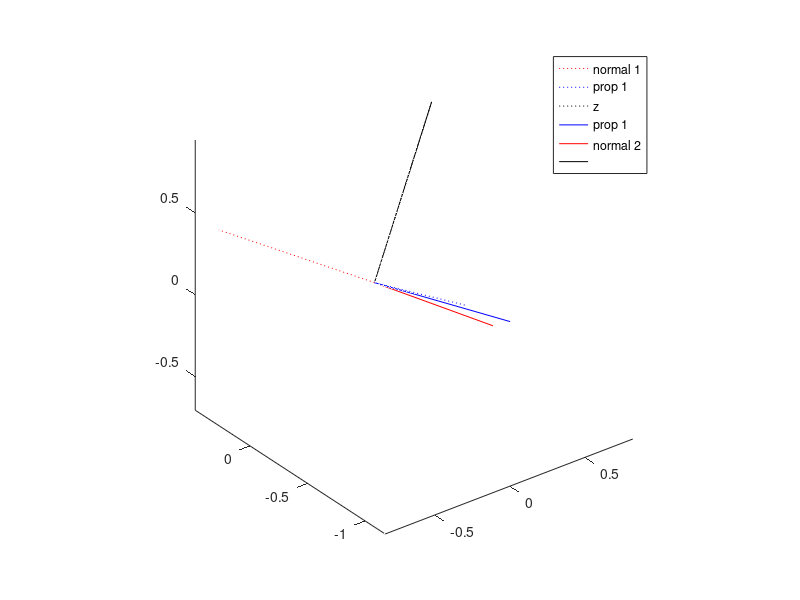
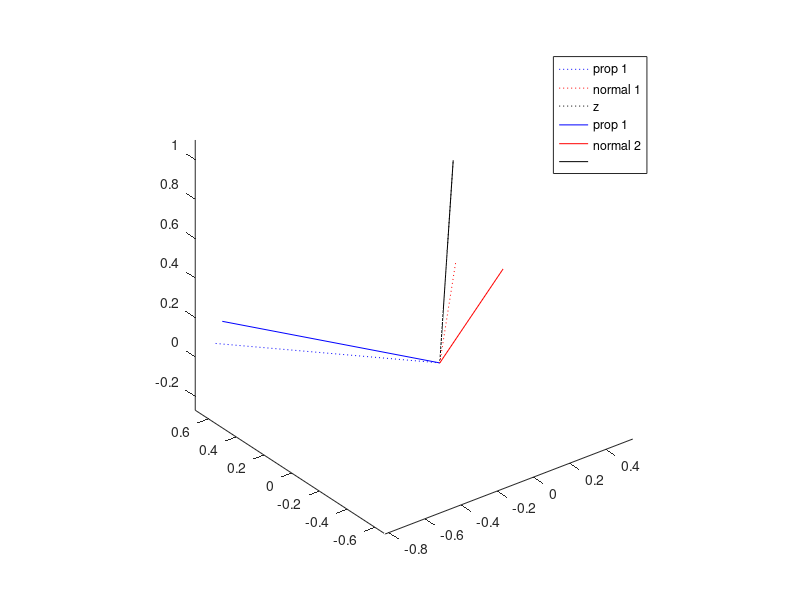

These figures' MATLAB source, in order:
figure;
r=[1 0 0];
b=[0 0 1];
k=[0 0 0];
% normal along y
plot3([0 -0.83],[0 0.27],[0 0.49],'color',r,'linestyle',':'); hold(gca,'on')
plot3([0 -0.11],[0 -0.94],[0 0.33],'color',b,'linestyle',':'); hold(gca,'on')
plot3([0 0.55],[0 0.22],[0 0.81],'color',k,'linestyle',':'); hold(gca,'on')
% normal along x
plot3([0 0.16],[0 -0.97],[0 0.15],'color',b); hold(gca,'on')
plot3([0 0.82],[0 0.04],[0 -0.57],'color',r); hold(gca,'on')
plot3([0 0.55],[0 0.22],[0 0.81],'color',k); hold(gca,'on')

legend('normal 1','prop 1','z','prop 1','normal 2','')
axis equal
%%
figure;
r=[1 0 0];
b=[0 0 1];
k=[0 0 0];
% tool
plot3([0 -0.78],[0 0.62],[0 0.09],'color',b,'linestyle',':'); hold(gca,'on')
plot3([0 -0.28],[0 -0.48],[0 0.83],'color',r,'linestyle',':'); hold(gca,'on')
plot3([0 0.55],[0 0.62],[0 0.55],'color',k,'linestyle',':'); hold(gca,'on')
% mva
plot3([0 -0.82],[0 0.50],[0 0.27],'color',b); hold(gca,'on')
plot3([0 -0.11],[0 -0.60],[0 0.79],'color',r); hold(gca,'on')
plot3([0 0.55],[0 0.62],[0 0.55],'color',k); hold(gca,'on')

legend('prop 1','normal 1','z','prop 1','normal 2','')
axis equal